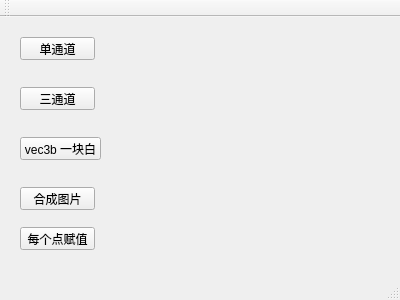
<?xml version="1.0" encoding="UTF-8"?>
<ui version="4.0">
 <class>MainWindow</class>
 <widget class="QMainWindow" name="MainWindow">
  <property name="geometry">
   <rect>
    <x>0</x>
    <y>0</y>
    <width>400</width>
    <height>300</height>
   </rect>
  </property>
  <property name="windowTitle">
   <string>MainWindow</string>
  </property>
  <widget class="QWidget" name="centralWidget">
   <widget class="QPushButton" name="pushButton_only">
    <property name="geometry">
     <rect>
      <x>20</x>
      <y>20</y>
      <width>75</width>
      <height>23</height>
     </rect>
    </property>
    <property name="text">
     <string>单通道</string>
    </property>
   </widget>
   <widget class="QPushButton" name="pushButton_three">
    <property name="geometry">
     <rect>
      <x>20</x>
      <y>70</y>
      <width>75</width>
      <height>23</height>
     </rect>
    </property>
    <property name="text">
     <string>三通道</string>
    </property>
   </widget>
   <widget class="QPushButton" name="pushButton">
    <property name="geometry">
     <rect>
      <x>20</x>
      <y>120</y>
      <width>81</width>
      <height>23</height>
     </rect>
    </property>
    <property name="text">
     <string>vec3b 一块白</string>
    </property>
   </widget>
   <widget class="QPushButton" name="pushButton_2">
    <property name="geometry">
     <rect>
      <x>20</x>
      <y>170</y>
      <width>75</width>
      <height>23</height>
     </rect>
    </property>
    <property name="text">
     <string>合成图片</string>
    </property>
   </widget>
   <widget class="QPushButton" name="pushButton_3">
    <property name="geometry">
     <rect>
      <x>20</x>
      <y>210</y>
      <width>75</width>
      <height>23</height>
     </rect>
    </property>
    <property name="text">
     <string>每个点赋值</string>
    </property>
   </widget>
  </widget>
  <widget class="QMenuBar" name="menuBar">
   <property name="geometry">
    <rect>
     <x>0</x>
     <y>0</y>
     <width>400</width>
     <height>23</height>
    </rect>
   </property>
  </widget>
  <widget class="QToolBar" name="mainToolBar">
   <attribute name="toolBarArea">
    <enum>TopToolBarArea</enum>
   </attribute>
   <attribute name="toolBarBreak">
    <bool>false</bool>
   </attribute>
  </widget>
  <widget class="QStatusBar" name="statusBar"/>
 </widget>
 <layoutdefault spacing="6" margin="11"/>
 <resources/>
 <connections/>
</ui>
